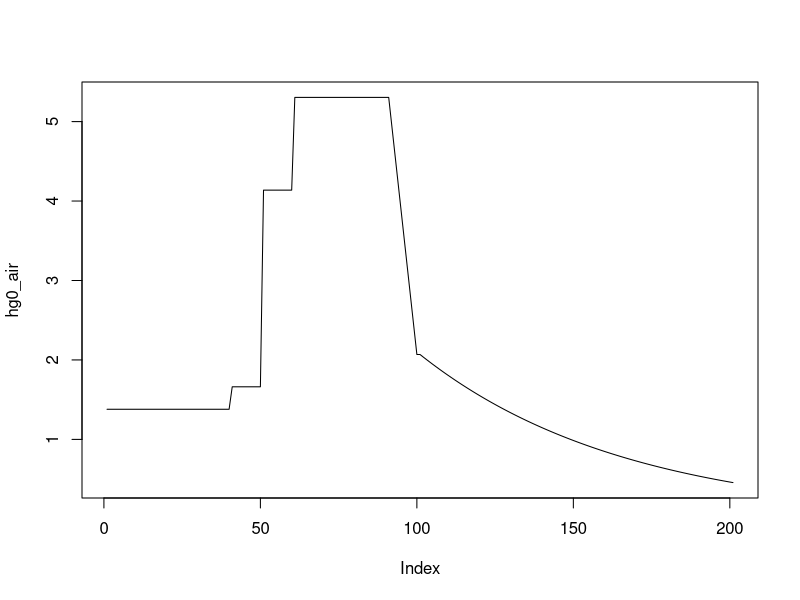
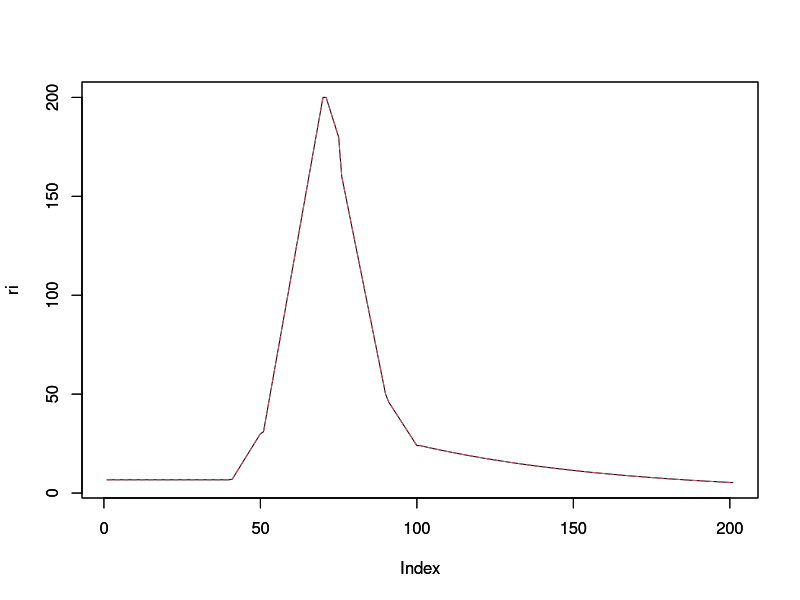
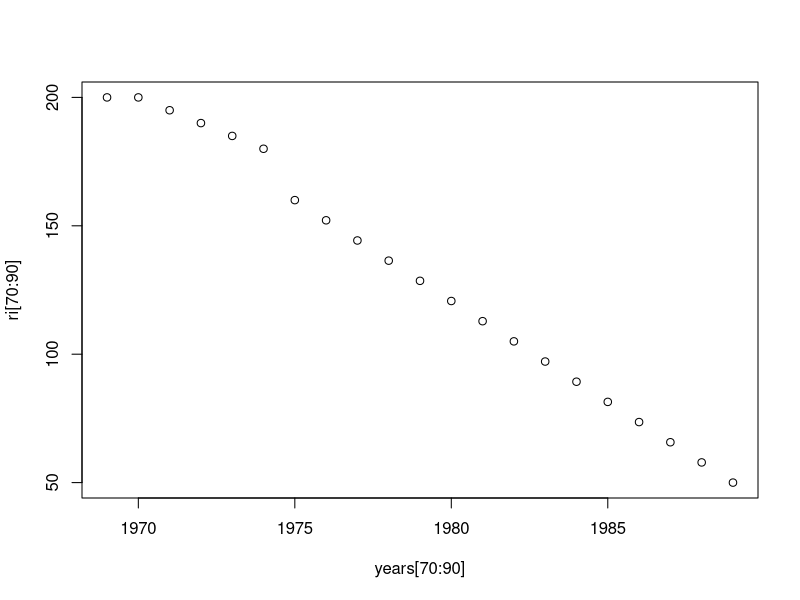
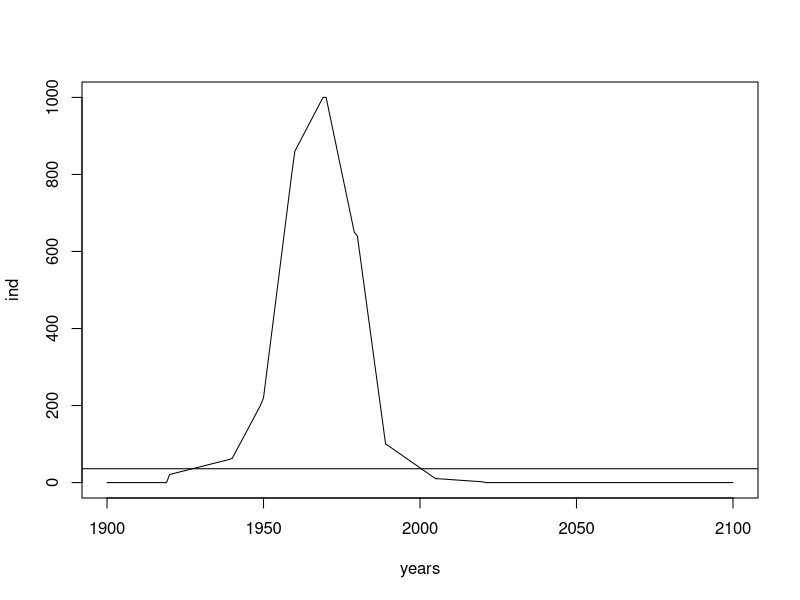
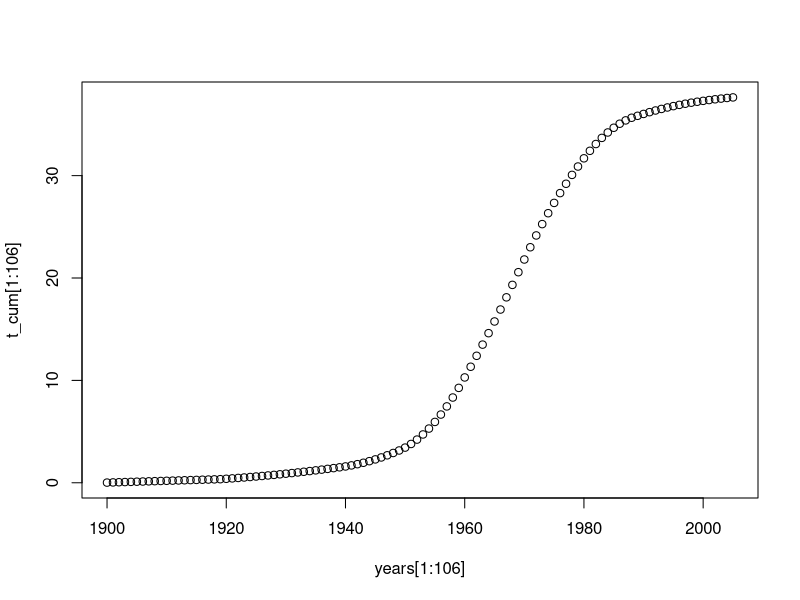
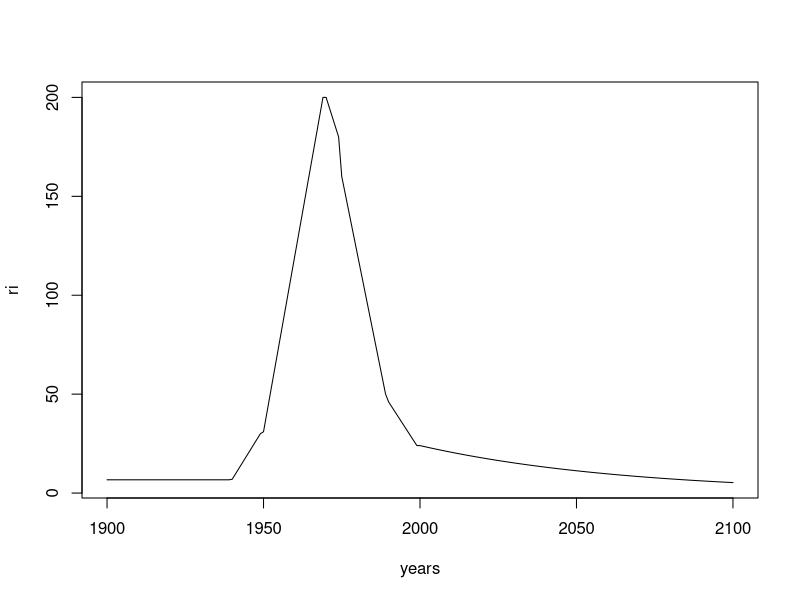
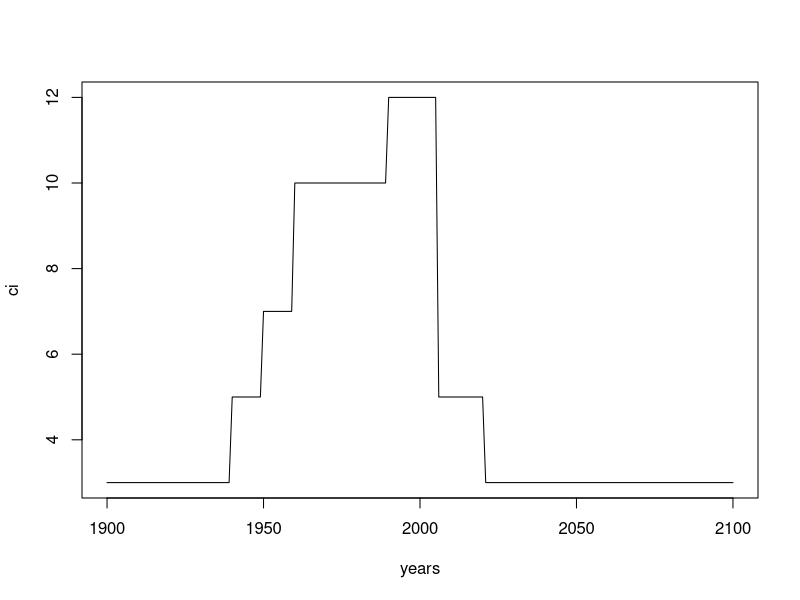
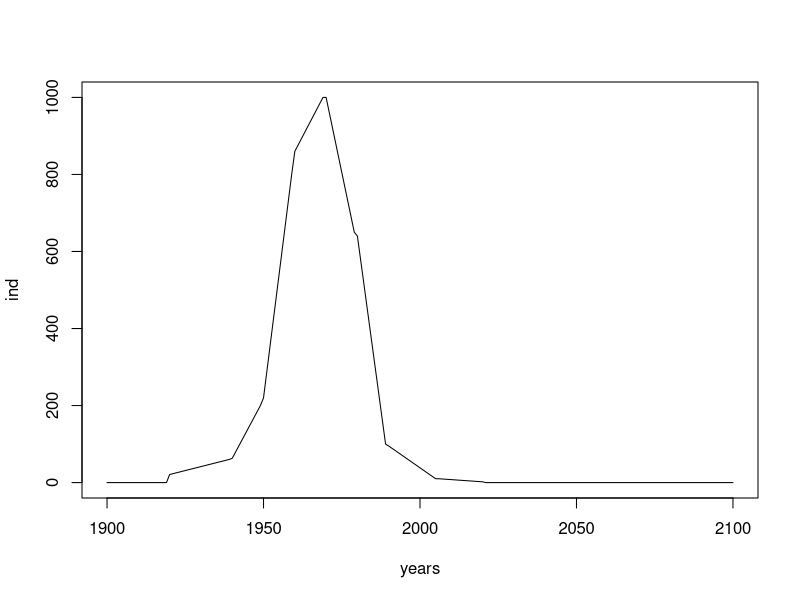

R code for these plots, in order: (Note: this script raises an error after producing the figures.)

years    <-seq(1900,2100)  # sequence of 200 elements (years)
area     <-4.12E+08   # surface area of the site (m2)  - to compute rates 
area_km2 <-4.12E+02   # surface area of the site (km2) - to compute rates 


## Function that creates a vector of 100 elements decreasing by 1.5% at each step
## this is to simulate the decrease of atmospheric deposition observed in Europe from 1999 (Colette et al., 2016) 
## starting from the value measured in the study area in 1999 (11.7 kg y-1,Rossini et al., 2005) 
## and projecting the trend to the future (2100)

n=rep(NA,101)   # preallocate
n[1]=11.7
for(i in 2:101){
  n[i] = n[i-1]-((n[i-1]*1.5)/100)
}

de<-c(rep(7.8,40), rep(9.4,10), rep(23.4, 10), rep(30, 30), seq(30,11.7, length.out = 10),n) # create a series
dep<-data.frame(years[1:201],de)    
dep[100,]
dep[118,]

mul_d<-de/9.049025
hg0_air<-1.6*mul_d
plot(hg0_air, type='l')

getwd()
write.table(hg0_air,'hg0_time.txt')

dep_g_km2_y<-de/area_km2*100

##  Function that creates a vector of 100 elements decreasing by 1.5% at each step -
#   this is for river load, based on analogy with atm. depo
#   river load in Venice for 1999 is ~24 kg y-1 (Collavini et al., 2005)

m=rep(NA,101)   # preallocate
m[1]=24
for(i in 2:101){
  m[i] = m[i-1]-((m[i-1]*1.5)/100)
}

y<-seq(1999,2100,length.out = 101)

data.frame(y,m)

# 6.7 kg y-1 is calculated form background concentrations and SPM load

ri<-c(rep(6.7,40), seq(7,30,length.out = 10), seq(31,200, length.out = 20),
      seq(200,180,-5),seq(160,50, length.out = 15), 
      seq(46.0,24, length.out = 10), m)
riv<-data.frame(years[1:201],ri)


ri2<-c(rep(6.7,40), seq(7,30,length.out = 10), seq(31,200, length.out = 20), seq(200,160,length.out =5),
       seq(150,50, length.out = 15), seq(46.0,24, length.out = 10), m)

plot(ri, type='l')
par(new=T)
plot(ri, type='l', col=2, lty=2)

riv[90,]
riv[101,]
riv[102,]

ef_1970 <-c(10,5,	14)
ef_1980 <-c(5,7,2)
ef_1990 <-c(2,2,3)
ef_2000 <-c(1,1,2)
ef_2008 <-c(1,1,1)


plot(years[70:90],ri[70:90])

riv[71,]
riv[81,]

f_box2<-0.458421978				
f_box5<-0.062621404			
f_box6<-0.220793636
f_box8<-0.170567015
f_box9<-0.087595967

riv$BOX2 = riv$ri*f_box2 #0.26
riv$BOX5 = riv$ri*f_box5 #0.15
riv$BOX6 = riv$ri*f_box6 #0.34
riv$BOX8 = riv$ri*f_box8 #0.14
riv$BOX9 = riv$ri*f_box9 #0.11

ci<-c(rep(3,40),rep(5,10), rep(7,10),rep(10,30), rep(12,16),rep(5,15), rep(3,80)) 
cit<-data.frame(years[1:201],ci)
str(cit)

#ind<-c(rep(0,20), seq(21,60,length.out = 20), seq(60,200,length.out = 10),rep(600, 10), seq(500,300,length.out = 30),
  #     seq(100,10,length.out =  16),seq(10,2,length.out =  15), rep(0,80))

ind<-c(rep(0,20), seq(21,60,length.out = 20), seq(63,200,length.out = 10),
        seq(220,800,length.out = 10), seq(860,1000,length.out = 10),seq(1000,650,length.out = 10),
        seq(640,100,length.out = 10), seq(95,10,length.out =  16),seq(10,2,length.out =  15), rep(0,80))
indus<-data.frame(years[1:201],ind)

plot(years, ind, type='l')
abline(h=36)
tt<- de+ri+ci+ind
t_cum<-cumsum(tt)/1000

tott<-data.frame(years,de,ri2,ci,ind, tt, t_cum)
tott[106,]

plot(years[1:106],t_cum[1:106])
plot(years,ri, type='l') 
plot(years,ci, type='l') 
plot(years,ind, type='l') 



#::::::::::::: ripartizione input fra i box :::::::::::::::::::::::::::::::::::::

area <-4.119E+08
aree<-c(4.350E+07,3.530E+07,3.130E+07,	8.900E+06,	2.220E+07,
        5.430E+07,1.146E+08,3.170E+07,	2.950E+07,	4.060E+07)

dep$BOX1 <-dep$de*(aree[1]/area)
dep$BOX2 <-dep$de*(aree[2]/area)
dep$BOX3 <-dep$de*(aree[3]/area)
dep$BOX4 <-dep$de*(aree[4]/area)
dep$BOX5 <-dep$de*(aree[5]/area)
dep$BOX6 <-dep$de*(aree[6]/area)
dep$BOX7 <-dep$de*(aree[7]/area)
dep$BOX8 <-dep$de*(aree[8]/area)
dep$BOX9 <-dep$de*(aree[9]/area)
dep$BOX10 <-dep$de*(aree[10]/area)

#aaaaa<-(dep$BOX1+dep$BOX2+dep$BOX3+dep$BOX4+dep$BOX5+dep$BOX6+dep$BOX7+dep$BOX8+dep$BOX9+dep$BOX10)


cit$BOX3<-cit$ci*0.33
cit$BOX5<-cit$ci*0.33
cit$BOX6<-cit$ci*0.33


## mancano years 1901; 1905(?)

mul_atm<-c(1.050000716,1.00454523,1.195454451,1.404547776,0.963636566,0.99545477,
           0.700000477,0.836363752,1.077272098,1.018182512,0.790908267,0.949999284)

riv_mult<-c(1.021276596,0.805920444,0.782608696, 1.184458834,0.919148936,1.013506013,0.866975023,
            0.853654024,0.820351526,0.935800185,1.598519889,1.197779833)

cit_mult<-rep(1,12)

if6<-indus %>%
  rowwise() %>%                       # for each row
  mutate(x = list(ind * cit_mult)) %>%    # multiply value in BOX1 with mul and save results as a list
  unnest()                            # unnest data
yy<-as.numeric(as.character(unlist(if6[1])))
b6i<-as.numeric(as.character(unlist(if6[3])))
tot_ind = b6i


cf3<-cit %>%
  rowwise() %>%                       # for each row
  mutate(x = list(BOX3 * cit_mult)) %>%    # multiply value in BOX1 with mul and save results as a list
  unnest()                            # unnest data
yy<-as.numeric(as.character(unlist(cf3[1])))
b3c<-as.numeric(as.character(unlist(cf3[5])))

cf5<-cit %>%
  rowwise() %>%                       # for each row
  mutate(x = list(BOX5 * cit_mult)) %>%    # multiply value in BOX1 with mul and save results as a list
  unnest()                            # unnest data
yy<-as.numeric(as.character(unlist(cf5[1])))
b5c<-as.numeric(as.character(unlist(cf5[5])))

cf6<-cit %>%
  rowwise() %>%                       # for each row
  mutate(x = list(BOX6 * cit_mult)) %>%    # multiply value in BOX1 with mul and save results as a list
  unnest()                            # unnest data
yy<-as.numeric(as.character(unlist(cf6[1])))
b6c<-as.numeric(as.character(unlist(cf6[5])))


dum<-cit %>%
  rowwise() %>%                       # for each row
  mutate(x = list(ci * cit_mult)) %>%    # multiply value in BOX1 with mul and save results as a list
  unnest()                            # unnest data
tot_city<-as.numeric(as.character(unlist(dum[5])))


library(tidyverse)

df1<-dep %>%
  rowwise() %>%                       # for each row
  mutate(x = list(BOX1 * mul_atm)) %>%    # multiply value in BOX1 with mul and save results as a list
  unnest()                            # unnest data
yy<-as.numeric(as.character(unlist(df1[1])))
b1<-as.numeric(as.character(unlist(df1[13])))

df2<-dep %>%
  rowwise() %>%                       # for each row
  mutate(x = list(BOX2* mul_atm)) %>%    # multiply value in BOX1 with mul and save results as a list
  unnest()                            # unnest data
b2<-as.numeric(as.character(unlist(df2[13])))

df3<-dep %>%
  rowwise() %>%                       # for each row
  mutate(x = list(BOX3* mul_atm)) %>%    # multiply value in BOX1 with mul and save results as a list
  unnest()                            # unnest data
b3<-as.numeric(as.character(unlist(df3[13])))

df4<-dep %>%
  rowwise() %>%                       # for each row
  mutate(x = list(BOX4* mul_atm)) %>%    # multiply value in BOX1 with mul and save results as a list
  unnest()                            # unnest data
b4<-as.numeric(as.character(unlist(df4[13])))

df5<-dep %>%
  rowwise() %>%                       # for each row
  mutate(x = list(BOX5* mul_atm)) %>%    # multiply value in BOX1 with mul and save results as a list
  unnest()                            # unnest data
b5<-as.numeric(as.character(unlist(df5[13])))

df6<-dep %>%
  rowwise() %>%                       # for each row
  mutate(x = list(BOX6* mul_atm)) %>%    # multiply value in BOX1 with mul and save results as a list
  unnest()                            # unnest data
b6<-as.numeric(as.character(unlist(df6[13])))

df7<-dep %>%
  rowwise() %>%                       # for each row
  mutate(x = list(BOX7* mul_atm)) %>%    # multiply value in BOX1 with mul and save results as a list
  unnest()                            # unnest data
b7<-as.numeric(as.character(unlist(df7[13])))

df8<-dep %>%
  rowwise() %>%                       # for each row
  mutate(x = list(BOX8* mul_atm)) %>%    # multiply value in BOX1 with mul and save results as a list
  unnest()                            # unnest data
b8<-as.numeric(as.character(unlist(df8[13])))

df9<-dep %>%
  rowwise() %>%                       # for each row
  mutate(x = list(BOX9* mul_atm)) %>%    # multiply value in BOX1 with mul and save results as a list
  unnest()                            # unnest data
b9<-as.numeric(as.character(unlist(df9[13])))

df10<-dep %>%
  rowwise() %>%                       # for each row
  mutate(x = list(BOX10* mul_atm)) %>%    # multiply value in BOX1 with mul and save results as a list
  unnest()                            # unnest data
b10<-as.numeric(as.character(unlist(df10[13])))


dffff<-dep %>%
  rowwise() %>%                       # for each row
  mutate(x = list(de* mul_atm)) %>%    # multiply value in BOX1 with mul and save results as a list
  unnest()                            # unnest data
tot_depo<-as.numeric(as.character(unlist(dffff[13])))

##::::::::::::::::::::::::::::  RIVERS :::::::::::::::::::::::::::::::::::::::::::::::::::::::

rf2<-riv %>%
  rowwise() %>%                       # for each row
  mutate(x = list(BOX2 * riv_mult)) %>%    # multiply value in BOX1 with mul and save results as a list
  unnest()                            # unnest data
yy<-as.numeric(as.character(unlist(rf2[1])))
b2r<-as.numeric(as.character(unlist(rf2[8])))

rf5<-riv %>%
  rowwise() %>%                       # for each row
  mutate(x = list(BOX5 * riv_mult)) %>%    # multiply value in BOX1 with mul and save results as a list
  unnest()                            # unnest data
b5r<-as.numeric(as.character(unlist(rf5[8])))

rf6<-riv %>%
  rowwise() %>%                       # for each row
  mutate(x = list(BOX6 * riv_mult)) %>%    # multiply value in BOX1 with mul and save results as a list
  unnest()                            # unnest data
b6r<-as.numeric(as.character(unlist(rf6[8])))

rf8<-riv %>%
  rowwise() %>%                       # for each row
  mutate(x = list(BOX8 * riv_mult)) %>%    # multiply value in BOX1 with mul and save results as a list
  unnest()                            # unnest data
b8r<-as.numeric(as.character(unlist(rf8[8])))

rf9<-riv %>%
  rowwise() %>%                       # for each row
  mutate(x = list(BOX9 * riv_mult)) %>%    # multiply value in BOX1 with mul and save results as a list
  unnest()                            # unnest data
b9r<-as.numeric(as.character(unlist(rf9[8])))

rvvvf<-riv %>%
  rowwise() %>%                       # for each row
  mutate(x = list(ri * riv_mult)) %>%    # multiply value in BOX1 with mul and save results as a list
  unnest()                            # unnest data
tot_riv<-as.numeric(as.character(unlist(rvvvf[8])))


##:::::::::::::::::::::::::::: New Data Frame :::::::::::::::::::::::::::::::::::::::::::::::::::::::

monthly_dep<-data.frame(yy,b1, b2, b3, b4, b5, b6, b7, b8, b9, b10)
monthly_riv<-data.frame(yy,b2r, b5r, b6r, b8r, b9r)
monthly_cit<-data.frame(yy,b3c,b5c,b6c)
monthy_ind<-data.frame(yy,b6i)

write.table(monthly_dep,file='monthly_dep.txt')
write.table(monthly_riv,file='monthly_riv.txt')
write.table(monthly_cit,file='monthly_city.txt')


in1 <-(monthly_dep$b1)/365   # kg / y to kg/d
in2 <-(monthly_dep$b2 + monthly_riv$b2r)/365
in3 <-(monthly_dep$b3 + monthly_cit$b3c)/365
in4 <-(monthly_dep$b4)/365
in5 <-(monthly_dep$b5 + monthly_riv$b5r + monthly_cit$b5c)/365
in6 <-(monthly_dep$b6 + monthly_riv$b6r + monthly_cit$b6c+monthy_ind$b6i)/365
in7 <-(monthly_dep$b7)/365
in8 <-(monthly_dep$b8 + monthly_riv$b8r)/365
in9 <-(monthly_dep$b9 + monthly_riv$b9r)/365
in10<-(monthly_dep$b10)/365

ladata<-seq(as.Date('1900-01-01'),by='months',length=2412)
ladataOK<-format(ladata, "%m-%d-%Y")

all_input<-data.frame(ladataOK,in1,in2,in3,in4,in5,in6,in7,in8,in9,in10)

monthly_riv_mehg<-data.frame(ladataOK,monthly_riv[2:6]*5/(365*100))

dep_g_km2_y<-tot_depo/area_km2*100


TOT<-tot_city+tot_depo+tot_ind+tot_riv

png('Hg_input_VE_.png', units='cm', height = 31,  width = 31, res=300)

par(cex.axis=1.4, cex.lab=1.4, bty='none', mfrow=c(2,2), cex.main=1.4)
plot(ladata,TOT, type='l', ylim=c(0,1500), xlab='',ylab='kg y-1', 
     main='Hg inputs to the Venice Lagoon')
par(new=T)
plot(ladata,tot_city, type='l',col='orange',ylab='',xlab='', yaxt='n',xaxt='n', ylim=c(0,1500))
par(new=T)
plot(ladata,tot_depo, type='l',col='cyan3',ylab='',xlab='', yaxt='n',xaxt='n', ylim=c(0,1500))
par(new=T)
plot(ladata,tot_ind, type='l',col='grey40', ylab='',xlab='', yaxt='n',xaxt='n',ylim=c(0,1500))
par(new=T)
plot(ladata,tot_riv, type='l',col='royalblue',ylab='',xlab='',  yaxt='n',xaxt='n',ylim=c(0,1500))
legend(4900, 1500, col=c(1,'grey40', 'royalblue','cyan3','orange'),pch=19, bty='n',cex=1.4,
       legend=c('Total load','Industrial load','River load','Atmospheric deposition','City load'))


#plot(ladata,TOT/TOT*100, type='l', ylim=c(0,100), xlab='',ylab='kg y-1', 
#     )
#par(new=T)
plot(ladata,tot_city/TOT*100, type='l',col='orange',ylab='%',xlab='', 
     ylim=c(0,100), main='Hg inputs to the Venice Lagoon')
par(new=T)
plot(ladata,tot_depo/TOT*100, type='l',col='cyan3',ylab='',xlab='', yaxt='n',
     xaxt='n', ylim=c(0,100))
par(new=T)
plot(ladata,tot_ind/TOT*100, type='l',col='grey40', ylab='',xlab='', 
     yaxt='n',xaxt='n',ylim=c(0,100))
par(new=T)
plot(ladata,tot_riv/TOT*100, type='l',col='royalblue',ylab='',xlab='', 
     yaxt='n',xaxt='n',ylim=c(0,100))
#legend(4900, 100, col=c(1,'grey40', 'royalblue','cyan3','orange'),pch=19, bty='n',cex=1.4,
 #      legend=c('Total load','Industrial load','River load','Atmospheric deposition','City load'))

r<-c(1,2,15,25) #observational range for atmospheric deposition rate

boxplot(r, ylim=c(1,26), col='grey80', ylab='', xlab='', 
        boxwex=1.2, main='Atmospheric deposition rate')
text(1,18,'range for marine surfaces \n from global models \n ensamble (UNEP, 2013)', cex=1.2)
par(new=T)
plot(ladata,dep_g_km2_y, type='l', ylim=c(1,26),lwd=2, col='cyan3', xlab='year',ylab='g km-2 y-1')  ## range 2 - 25 g km-2 y-1 over marine areas (UNEP, 2013)
text(18,5,'input for \n the Venice lagoon', cex=1.2)

#text(93,16, '', cex=1.2)
#text(103,14,'', cex=1.2)


plot(ladata,tot_riv/20.947747, type='l', col='#4169E1',
     main='River load \n enrichment factor relative to 2008', ylab='EF',ylim=c(0,15)) 
par(new=T)
boxplot(ef_1970,ef_1980,ef_1990,ef_2000,  ylim=c(0,15),xaxt='n',col='grey80',
        at=c(71,81,91,102), xlim=c(1,201), boxwex=3.5,
        range = T, outline=T)
dev.off()

write.table(all_input,file='all_input_hgII.txt')
write.table(monthly_riv_mehg,file='monthly_riv_mehg.txt')

getwd()


tot_in<-data.frame(ladataOK,cumsum(TOT/12))
names(tot_in)<-c('data','tot')
xx<-tot_in[1261,]
xx$tot/1000

write.table(ladataOK,file='ladataOK.txt')



tail(ladata)
str(monthly_riv)






### ----- oppure ---------------------------------------
#f = function(x,y) x*y
#f = Vectorize(f)

#df %>%
#  mutate(x = list(f(BOX1, mul_atm))) %>%    
#  unnest()
